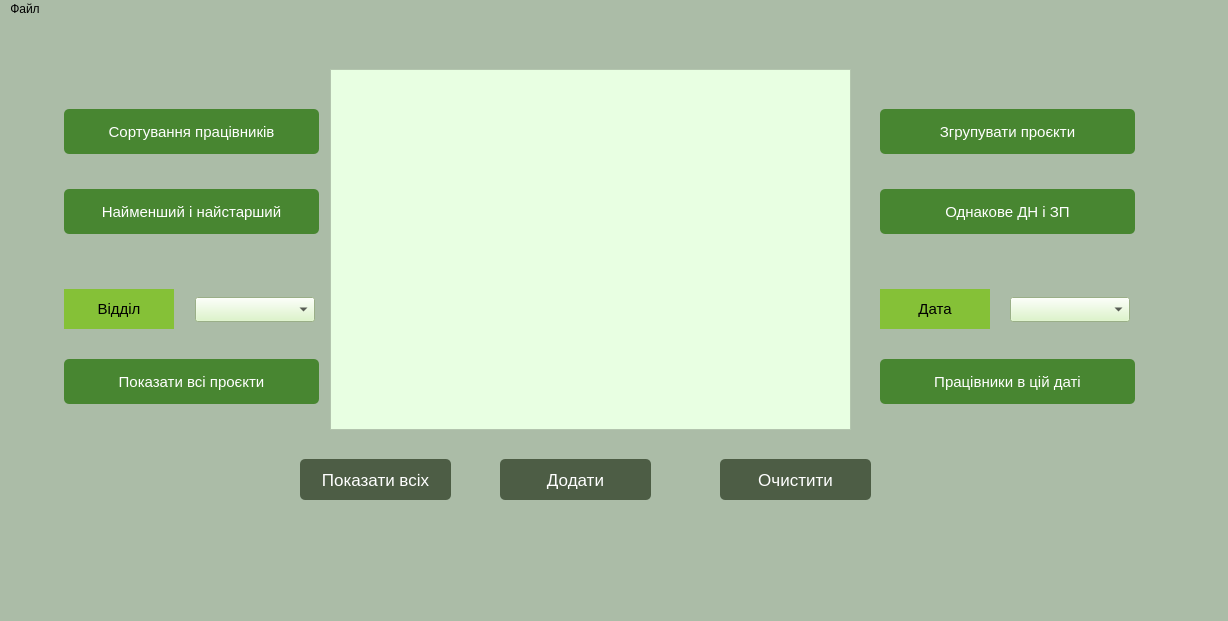
<?xml version="1.0" encoding="UTF-8"?>
<ui version="4.0">
 <class>MainWindow</class>
 <widget class="QMainWindow" name="MainWindow">
  <property name="geometry">
   <rect>
    <x>0</x>
    <y>0</y>
    <width>1228</width>
    <height>621</height>
   </rect>
  </property>
  <property name="windowTitle">
   <string>Company</string>
  </property>
  <property name="styleSheet">
   <string notr="true">background-color: rgb(171, 188, 167);</string>
  </property>
  <widget class="QWidget" name="centralwidget">
   <widget class="QPushButton" name="ShowDepartm">
    <property name="geometry">
     <rect>
      <x>64</x>
      <y>330</y>
      <width>255</width>
      <height>55</height>
     </rect>
    </property>
    <property name="font">
     <font>
      <pointsize>11</pointsize>
     </font>
    </property>
    <property name="toolTip">
     <string>&lt;html&gt;&lt;head/&gt;&lt;body&gt;&lt;p&gt;&lt;span style=&quot; font-family:'Times New Roman','serif';&quot;&gt;Відображення всіх проектів у визначеному відділі&lt;/span&gt;&lt;/p&gt;&lt;/body&gt;&lt;/html&gt;</string>
    </property>
    <property name="styleSheet">
     <string notr="true">background-color: rgb(72, 134, 49);
	color: #fff;
	padding: 10px;
	border-radius: 5px;
	border: none;
	margin-top: 10px;
	cursor: pointer;
</string>
    </property>
    <property name="text">
     <string>Показати всі проєкти</string>
    </property>
   </widget>
   <widget class="QPushButton" name="SortEmployee">
    <property name="geometry">
     <rect>
      <x>64</x>
      <y>80</y>
      <width>255</width>
      <height>55</height>
     </rect>
    </property>
    <property name="font">
     <font>
      <pointsize>11</pointsize>
     </font>
    </property>
    <property name="toolTip">
     <string>&lt;html&gt;&lt;head/&gt;&lt;body&gt;&lt;p&gt;&lt;span style=&quot; font-family:'Times New Roman','serif';&quot;&gt;Сортування працівників алгоритмом підрахунку по даті працевлаштування у компанію &lt;/span&gt;&lt;/p&gt;&lt;/body&gt;&lt;/html&gt;</string>
    </property>
    <property name="whatsThis">
     <string>&lt;html&gt;&lt;head/&gt;&lt;body&gt;&lt;p&gt;&lt;br/&gt;&lt;/p&gt;&lt;/body&gt;&lt;/html&gt;</string>
    </property>
    <property name="styleSheet">
     <string notr="true">background-color: rgb(72, 134, 49);
	color: #fff;
	padding: 10px;
	border-radius: 5px;
	border: none;
	margin-top: 10px;
	cursor: pointer;</string>
    </property>
    <property name="text">
     <string>Сортування працівників</string>
    </property>
   </widget>
   <widget class="QPushButton" name="ShowYoungOld">
    <property name="geometry">
     <rect>
      <x>64</x>
      <y>160</y>
      <width>255</width>
      <height>55</height>
     </rect>
    </property>
    <property name="font">
     <font>
      <pointsize>11</pointsize>
     </font>
    </property>
    <property name="toolTip">
     <string>&lt;html&gt;&lt;head/&gt;&lt;body&gt;&lt;p&gt;Відображення проєктів із найменшим і найстаршим працівниками&lt;/p&gt;&lt;/body&gt;&lt;/html&gt;</string>
    </property>
    <property name="styleSheet">
     <string notr="true">background-color: rgb(72, 134, 49);
	color: #fff;
	padding: 10px;
	border-radius: 5px;
	border: none;
	margin-top: 10px;
	cursor: pointer;</string>
    </property>
    <property name="text">
     <string>Найменший і найстарший</string>
    </property>
   </widget>
   <widget class="QLabel" name="label_2">
    <property name="geometry">
     <rect>
      <x>64</x>
      <y>270</y>
      <width>110</width>
      <height>40</height>
     </rect>
    </property>
    <property name="font">
     <font>
      <family>Arial</family>
      <pointsize>11</pointsize>
      <bold>false</bold>
      <underline>false</underline>
      <strikeout>false</strikeout>
     </font>
    </property>
    <property name="styleSheet">
     <string notr="true">background-color: rgb(133, 193, 55);</string>
    </property>
    <property name="text">
     <string>Відділ</string>
    </property>
    <property name="alignment">
     <set>Qt::AlignCenter</set>
    </property>
   </widget>
   <widget class="QPushButton" name="AddEmployee">
    <property name="geometry">
     <rect>
      <x>500</x>
      <y>430</y>
      <width>151</width>
      <height>51</height>
     </rect>
    </property>
    <property name="styleSheet">
     <string notr="true">background-color: rgb(77, 93, 69);
	color: #fff;
	padding: 10px;
	border-radius: 5px;
	border: none;
	margin-top: 10px;
	cursor: pointer;
font-size:17px;</string>
    </property>
    <property name="text">
     <string>Додати</string>
    </property>
   </widget>
   <widget class="QLabel" name="label_3">
    <property name="geometry">
     <rect>
      <x>880</x>
      <y>270</y>
      <width>110</width>
      <height>40</height>
     </rect>
    </property>
    <property name="font">
     <font>
      <family>Arial</family>
      <pointsize>11</pointsize>
      <bold>false</bold>
      <underline>false</underline>
      <strikeout>false</strikeout>
     </font>
    </property>
    <property name="styleSheet">
     <string notr="true">background-color: rgb(133, 193, 55);</string>
    </property>
    <property name="text">
     <string>Дата</string>
    </property>
    <property name="alignment">
     <set>Qt::AlignCenter</set>
    </property>
   </widget>
   <widget class="QPushButton" name="EmployeesInDate">
    <property name="geometry">
     <rect>
      <x>880</x>
      <y>330</y>
      <width>255</width>
      <height>55</height>
     </rect>
    </property>
    <property name="font">
     <font>
      <pointsize>11</pointsize>
     </font>
    </property>
    <property name="toolTip">
     <string>&lt;html&gt;&lt;head/&gt;&lt;body&gt;&lt;p&gt;&lt;span style=&quot; font-family:'Times New Roman','serif';&quot;&gt;Відображення відділів, в яких працівники мають день народження у визначеній даті &lt;/span&gt;&lt;/p&gt;&lt;/body&gt;&lt;/html&gt;</string>
    </property>
    <property name="styleSheet">
     <string notr="true">background-color: rgb(72, 134, 49);
	color: #fff;
	padding: 10px;
	border-radius: 5px;
	border: none;
	margin-top: 10px;
	cursor: pointer;
</string>
    </property>
    <property name="text">
     <string>Працівники в цій даті</string>
    </property>
   </widget>
   <widget class="QPushButton" name="ShowSameBut">
    <property name="geometry">
     <rect>
      <x>880</x>
      <y>160</y>
      <width>255</width>
      <height>55</height>
     </rect>
    </property>
    <property name="font">
     <font>
      <pointsize>11</pointsize>
     </font>
    </property>
    <property name="toolTip">
     <string>&lt;html&gt;&lt;head/&gt;&lt;body&gt;&lt;p&gt;&lt;span style=&quot; font-family:'Times New Roman','serif';&quot;&gt;Визначення працівників з однаковим днем народження та однаковою заробітною платою &lt;/span&gt;&lt;/p&gt;&lt;/body&gt;&lt;/html&gt;</string>
    </property>
    <property name="styleSheet">
     <string notr="true">background-color: rgb(72, 134, 49);
	color: #fff;
	padding: 10px;
	border-radius: 5px;
	border: none;
	margin-top: 10px;
	cursor: pointer;</string>
    </property>
    <property name="text">
     <string>Однакове ДН і ЗП</string>
    </property>
   </widget>
   <widget class="QPushButton" name="GroupProjects">
    <property name="geometry">
     <rect>
      <x>880</x>
      <y>80</y>
      <width>255</width>
      <height>55</height>
     </rect>
    </property>
    <property name="font">
     <font>
      <pointsize>11</pointsize>
     </font>
    </property>
    <property name="toolTip">
     <string>&lt;html&gt;&lt;head/&gt;&lt;body&gt;&lt;p&gt;&lt;span style=&quot; font-family:'Times New Roman','serif';&quot;&gt;Групування проєктів по середній заробітній платні в кожному відділі &lt;/span&gt;&lt;/p&gt;&lt;/body&gt;&lt;/html&gt;</string>
    </property>
    <property name="styleSheet">
     <string notr="true">background-color: rgb(72, 134, 49);
	color: #fff;
	padding: 10px;
	border-radius: 5px;
	border: none;
	margin-top: 10px;
	cursor: pointer;
</string>
    </property>
    <property name="text">
     <string>Згрупувати проєкти</string>
    </property>
   </widget>
   <widget class="QTableWidget" name="Table">
    <property name="geometry">
     <rect>
      <x>330</x>
      <y>50</y>
      <width>521</width>
      <height>361</height>
     </rect>
    </property>
    <property name="styleSheet">
     <string notr="true">background-color: rgb(232, 255, 226);</string>
    </property>
   </widget>
   <widget class="QComboBox" name="DepartmentBox">
    <property name="geometry">
     <rect>
      <x>195</x>
      <y>278</y>
      <width>120</width>
      <height>25</height>
     </rect>
    </property>
    <property name="styleSheet">
     <string notr="true">background-color: rgb(215, 245, 191);</string>
    </property>
   </widget>
   <widget class="QComboBox" name="DateBox">
    <property name="geometry">
     <rect>
      <x>1010</x>
      <y>278</y>
      <width>120</width>
      <height>25</height>
     </rect>
    </property>
    <property name="styleSheet">
     <string notr="true">background-color: rgb(215, 245, 191);</string>
    </property>
   </widget>
   <widget class="QPushButton" name="ShowAllBut">
    <property name="geometry">
     <rect>
      <x>300</x>
      <y>430</y>
      <width>151</width>
      <height>51</height>
     </rect>
    </property>
    <property name="styleSheet">
     <string notr="true">background-color: rgb(77, 93, 69);
	color: #fff;
	padding: 10px;
	border-radius: 5px;
	border: none;
	margin-top: 10px;
	cursor: pointer;
font-size:17px;</string>
    </property>
    <property name="text">
     <string>Показати всіх</string>
    </property>
   </widget>
   <widget class="QPushButton" name="ClearBut">
    <property name="geometry">
     <rect>
      <x>720</x>
      <y>430</y>
      <width>151</width>
      <height>51</height>
     </rect>
    </property>
    <property name="styleSheet">
     <string notr="true">background-color: rgb(77, 93, 69);
	color: #fff;
	padding: 10px;
	border-radius: 5px;
	border: none;
	margin-top: 10px;
	cursor: pointer;
font-size:17px;</string>
    </property>
    <property name="text">
     <string>Очистити</string>
    </property>
   </widget>
   <zorder>ShowYoungOld</zorder>
   <zorder>label_2</zorder>
   <zorder>AddEmployee</zorder>
   <zorder>label_3</zorder>
   <zorder>EmployeesInDate</zorder>
   <zorder>ShowSameBut</zorder>
   <zorder>GroupProjects</zorder>
   <zorder>Table</zorder>
   <zorder>DateBox</zorder>
   <zorder>ShowAllBut</zorder>
   <zorder>ClearBut</zorder>
   <zorder>DepartmentBox</zorder>
   <zorder>ShowDepartm</zorder>
   <zorder>SortEmployee</zorder>
  </widget>
  <widget class="QMenuBar" name="menubar">
   <property name="geometry">
    <rect>
     <x>0</x>
     <y>0</y>
     <width>1228</width>
     <height>26</height>
    </rect>
   </property>
   <widget class="QMenu" name="menuFile">
    <property name="title">
     <string>Файл</string>
    </property>
    <addaction name="actionOpen"/>
    <addaction name="actionWrite"/>
   </widget>
   <addaction name="menuFile"/>
  </widget>
  <widget class="QStatusBar" name="statusbar"/>
  <action name="actionOpen">
   <property name="text">
    <string>Відкрити</string>
   </property>
   <property name="shortcut">
    <string>Ctrl+O</string>
   </property>
  </action>
  <action name="actionWrite">
   <property name="text">
    <string>Зберегти</string>
   </property>
   <property name="shortcut">
    <string>Ctrl+S</string>
   </property>
  </action>
 </widget>
 <resources/>
 <connections/>
</ui>
